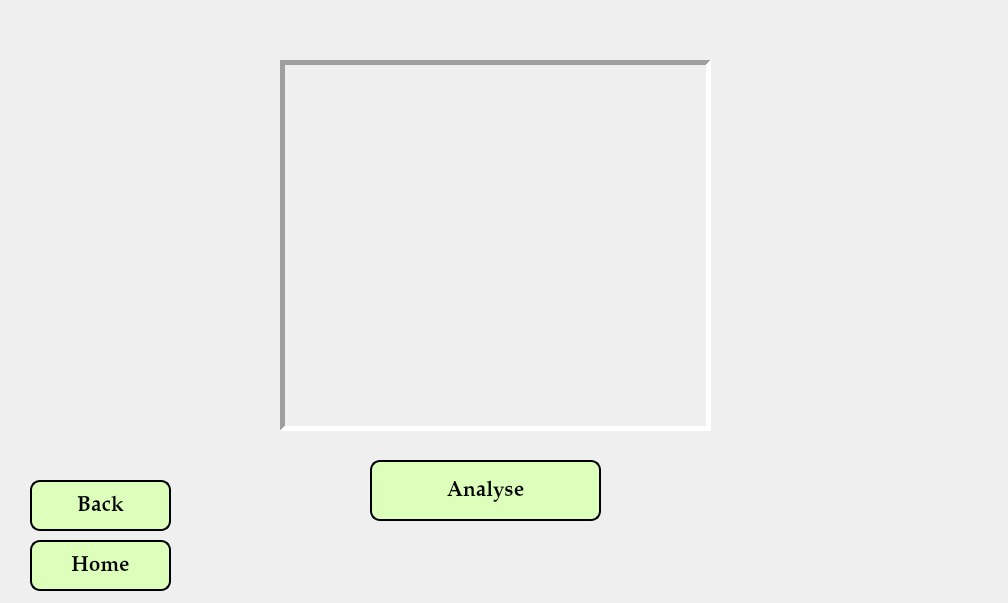
<?xml version="1.0" encoding="UTF-8"?>
<ui version="4.0">
 <class>widget</class>
 <widget class="QWidget" name="widget">
  <property name="geometry">
   <rect>
    <x>0</x>
    <y>0</y>
    <width>1008</width>
    <height>603</height>
   </rect>
  </property>
  <property name="windowTitle">
   <string>Form</string>
  </property>
  <widget class="QPushButton" name="Back">
   <property name="geometry">
    <rect>
     <x>30</x>
     <y>480</y>
     <width>141</width>
     <height>51</height>
    </rect>
   </property>
   <property name="font">
    <font>
     <family>Palatino Linotype</family>
     <pointsize>16</pointsize>
     <weight>75</weight>
     <bold>true</bold>
    </font>
   </property>
   <property name="styleSheet">
    <string notr="true">QPushButton#Back{
background-color:#ddffbc;
color : black;
border-style:outset;
border-width:2px;
border-color:black;
border-radius:10px;
padding :10px
}
</string>
   </property>
   <property name="text">
    <string>Back</string>
   </property>
  </widget>
  <widget class="QPushButton" name="Home">
   <property name="geometry">
    <rect>
     <x>30</x>
     <y>540</y>
     <width>141</width>
     <height>51</height>
    </rect>
   </property>
   <property name="font">
    <font>
     <family>Palatino Linotype</family>
     <pointsize>16</pointsize>
     <weight>75</weight>
     <bold>true</bold>
    </font>
   </property>
   <property name="styleSheet">
    <string notr="true">QPushButton#Home{
background-color:#ddffbc;
color : black;
border-style:outset;
border-width:2px;
border-color:black;
border-radius:10px;
padding :10px
}
</string>
   </property>
   <property name="text">
    <string>Home</string>
   </property>
  </widget>
  <widget class="QLabel" name="image">
   <property name="geometry">
    <rect>
     <x>280</x>
     <y>60</y>
     <width>431</width>
     <height>371</height>
    </rect>
   </property>
   <property name="frameShape">
    <enum>QFrame::Panel</enum>
   </property>
   <property name="frameShadow">
    <enum>QFrame::Sunken</enum>
   </property>
   <property name="lineWidth">
    <number>5</number>
   </property>
   <property name="text">
    <string/>
   </property>
  </widget>
  <widget class="QPushButton" name="analyse">
   <property name="geometry">
    <rect>
     <x>370</x>
     <y>460</y>
     <width>231</width>
     <height>61</height>
    </rect>
   </property>
   <property name="font">
    <font>
     <family>Palatino Linotype</family>
     <pointsize>16</pointsize>
     <weight>75</weight>
     <bold>true</bold>
    </font>
   </property>
   <property name="styleSheet">
    <string notr="true">QPushButton#analyse{
background-color:#ddffbc;
color : black;
border-style:outset;
border-width:2px;
border-color:black;
border-radius:10px;
padding :10px
}
</string>
   </property>
   <property name="text">
    <string>Analyse</string>
   </property>
  </widget>
  <widget class="QLabel" name="bg">
   <property name="geometry">
    <rect>
     <x>0</x>
     <y>0</y>
     <width>1011</width>
     <height>601</height>
    </rect>
   </property>
   <property name="text">
    <string/>
   </property>
  </widget>
  <zorder>bg</zorder>
  <zorder>Back</zorder>
  <zorder>Home</zorder>
  <zorder>image</zorder>
  <zorder>analyse</zorder>
 </widget>
 <resources/>
 <connections/>
</ui>
